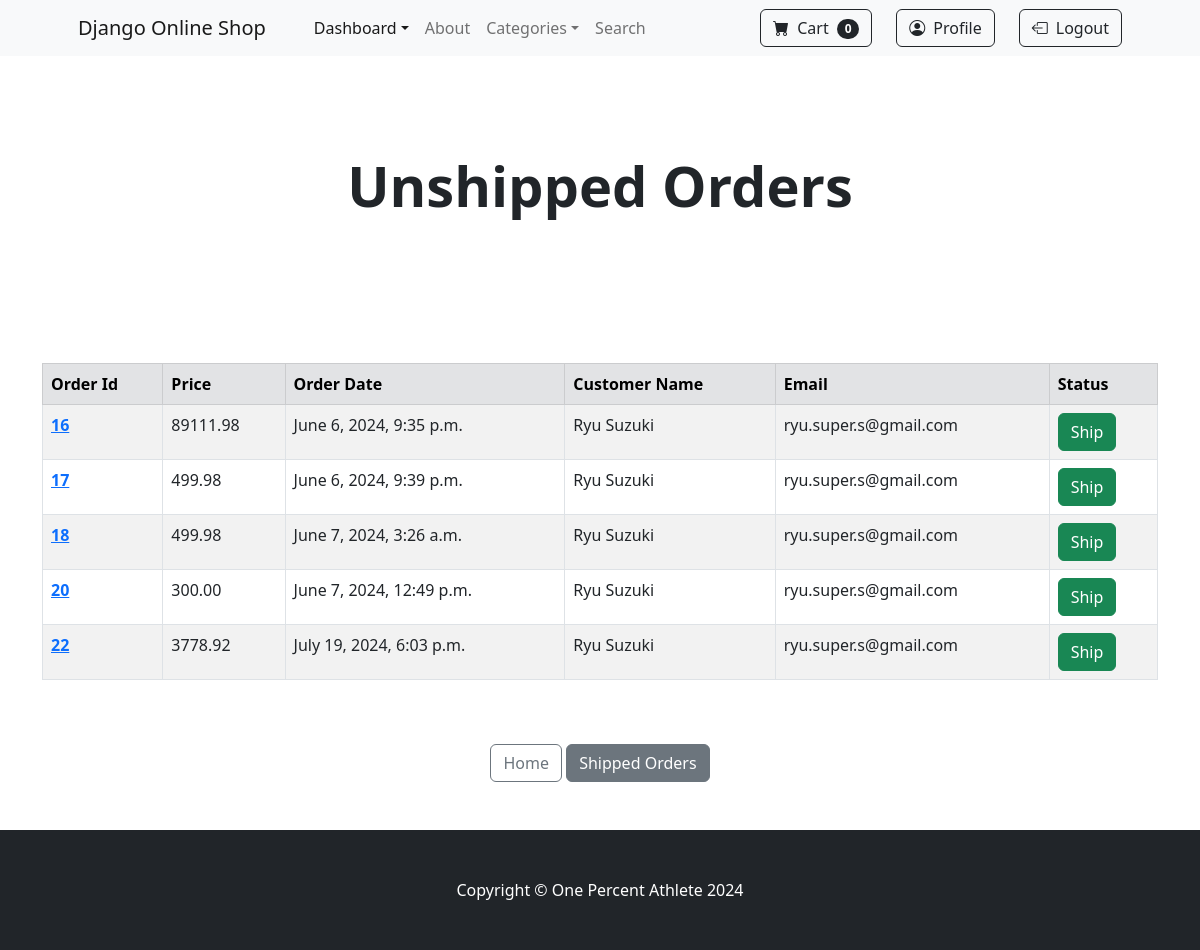
The page /payment/unshipped_items (signed in) on the database its author committed.
### payment/models.py (models this page shows, shortened)
class Order(models.Model):
    user = models.ForeignKey(User, on_delete=models.CASCADE, blank=True, null=True)
    full_name = models.CharField(max_length=250)
    email = models.EmailField(max_length=250)
    shipping_address = models.TextField(max_length=15000)
    amount_paid = models.DecimalField(max_digits=10, decimal_places=2)
    date_ordered = models.DateTimeField(auto_now_add=True)
    shipped = models.BooleanField(default=False)
    date_shipped = models.DateTimeField(blank=True, null=True)

### payment/views.py (the view, shortened to what this page needs)
# urls.py: path('unshipped_items', views.unshipped_items, name="unshipped_items"),
def unshipped_items(request):
    if request.user.is_authenticated and request.user.is_superuser:
        orders = Order.objects.filter(shipped=False)
        return render(request, "payment/unshipped_items.html", {"orders":orders})
    else:
        messages.success(request, "Access Denied...")
        return redirect("home")

### cart/cart.py (called while the page is built)
    def __len__(self):
        return len(self.cart)

### cart/context_processors.py (called while the page is built)
def cart(request):
    return {"cart": Cart(request)}

### payment/templates/payment/unshipped_items.html (shortened to what this page needs)
{% extends 'base.html' %}
{% block content %}
<header class="py-5">
    <div class="container px-4 px-lg-5 my-5">
        <div class="text-center text-dark">
            <h1 class="display-4 fw-bolder">Unshipped Orders</h1>
        </div>
    </div>
</header>
<br><br>
<div class="container">
    <table class="table table-striped table-hover table-bordered">
        <thead class="table-secondary">
          <tr>
            <th scope="col">Order Id</th>
            <th scope="col">Price</th>
            <th scope="col">Order Date</th>
            <th scope="col">Customer Name</th>
            <th scope="col">Email</th>
            <th scope="col">Status</th>
          </tr>
        </thead>
        <tbody>
            {% for order in orders %}
            <tr>
                <th scope="row">
                    <a href="{% url 'orders' order.id %}">
                    {{ order.id }}
                    </a>
                </th>
                <td>{{ order.amount_paid }}</td>
                <td>{{ order.date_ordered }}</td>
                <td>{{ order.full_name }}</td>
                <td>{{ order.email }}</td>
                <td>
                    <form method="post">
                        <button type="submit" class="btn btn-success btn-small">Ship</button>
                    </form>
                </td>
            </tr>
            {% endfor %}
        </tbody>
      </table>
</div>
<br><br>
<center>
    <a class="btn btn-outline-secondary" href="{% url 'home' %}">Home</a>
    <a class="btn btn-secondary" href="{% url 'shipped_items' %}">Shipped Orders</a>
</center>
<br><br>
{% endblock %}

### rows shown on the page
Order: id "16", amount_paid "89111.98", date_ordered "June 6, 2024, 9:35 p.m.", full_name "Ryu Suzuki", email "ryu.super.s@gmail.com"
Order: id "17", amount_paid "499.98", date_ordered "June 6, 2024, 9:39 p.m.", full_name "Ryu Suzuki", email "ryu.super.s@gmail.com"
Order: id "18", amount_paid "499.98", date_ordered "June 7, 2024, 3:26 a.m.", full_name "Ryu Suzuki", email "ryu.super.s@gmail.com"
Order: id "20", amount_paid "300.00", date_ordered "June 7, 2024, 12:49 p.m.", full_name "Ryu Suzuki", email "ryu.super.s@gmail.com"
Order: id "22", amount_paid "3778.92", date_ordered "July 19, 2024, 6:03 p.m.", full_name "Ryu Suzuki", email "ryu.super.s@gmail.com"

### other values the page prints
{{ cart|length }} "0"
